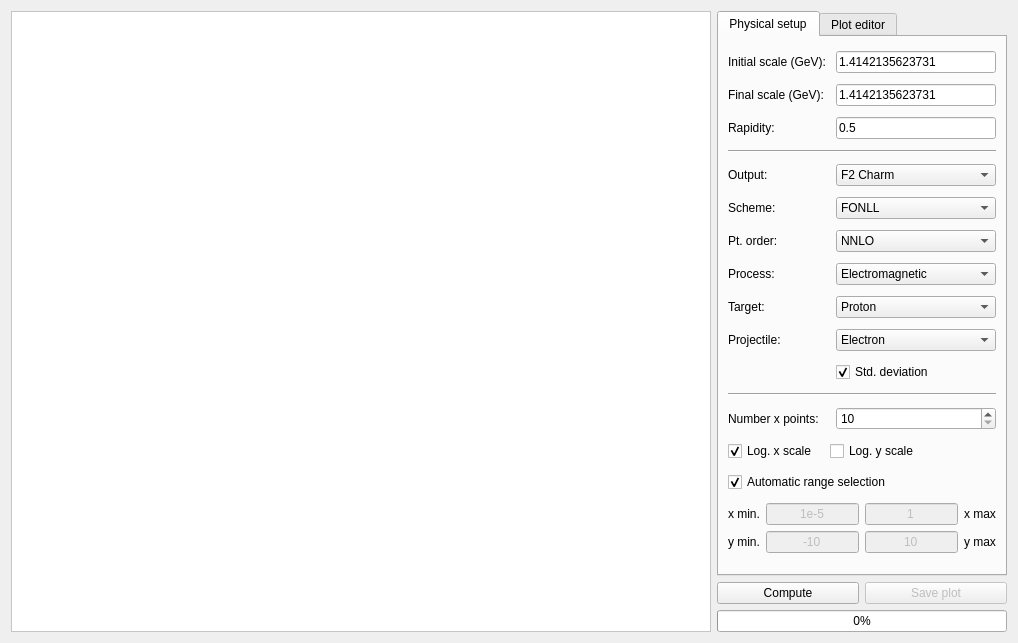
<?xml version="1.0" encoding="UTF-8"?>
<ui version="4.0">
 <class>PlotDIS</class>
 <widget class="QWidget" name="PlotDIS">
  <property name="geometry">
   <rect>
    <x>0</x>
    <y>0</y>
    <width>1018</width>
    <height>643</height>
   </rect>
  </property>
  <property name="windowTitle">
   <string>DIS observables</string>
  </property>
  <property name="windowIcon">
   <iconset resource="../resources/resource.qrc">
    <normaloff>:/icons/logo.png</normaloff>:/icons/logo.png</iconset>
  </property>
  <layout class="QGridLayout" name="gridLayout">
   <item row="0" column="0" rowspan="3">
    <widget class="QGraphicsView" name="graphicsView">
     <property name="minimumSize">
      <size>
       <width>700</width>
       <height>500</height>
      </size>
     </property>
     <property name="styleSheet">
      <string notr="true">background-image: url(:/images/splash.png);
background-repeat: no;
background-position: center;
background-color: rgb(255, 255, 255);</string>
     </property>
    </widget>
   </item>
   <item row="1" column="1">
    <widget class="QPushButton" name="playButton">
     <property name="styleSheet">
      <string notr="true"/>
     </property>
     <property name="text">
      <string>Compute</string>
     </property>
     <property name="icon">
      <iconset resource="../resources/resource.qrc">
       <normaloff>:/images/StepForwardNormalBlue.png</normaloff>:/images/StepForwardNormalBlue.png</iconset>
     </property>
     <property name="iconSize">
      <size>
       <width>32</width>
       <height>32</height>
      </size>
     </property>
    </widget>
   </item>
   <item row="1" column="2">
    <widget class="QPushButton" name="saveButton">
     <property name="enabled">
      <bool>false</bool>
     </property>
     <property name="styleSheet">
      <string notr="true"/>
     </property>
     <property name="text">
      <string>Save plot</string>
     </property>
     <property name="icon">
      <iconset resource="../resources/resource.qrc">
       <normaloff>:/images/save-32x32.png</normaloff>:/images/save-32x32.png</iconset>
     </property>
     <property name="iconSize">
      <size>
       <width>32</width>
       <height>32</height>
      </size>
     </property>
    </widget>
   </item>
   <item row="2" column="1" colspan="2">
    <widget class="QProgressBar" name="progressBar">
     <property name="value">
      <number>0</number>
     </property>
     <property name="textVisible">
      <bool>true</bool>
     </property>
     <property name="orientation">
      <enum>Qt::Horizontal</enum>
     </property>
     <property name="invertedAppearance">
      <bool>false</bool>
     </property>
    </widget>
   </item>
   <item row="0" column="1" colspan="2">
    <widget class="QTabWidget" name="tabWidget">
     <property name="currentIndex">
      <number>0</number>
     </property>
     <widget class="QWidget" name="tab">
      <attribute name="title">
       <string>Physical setup</string>
      </attribute>
      <layout class="QGridLayout" name="gridLayout_3">
       <item row="16" column="0" colspan="3">
        <layout class="QGridLayout" name="gridLayout_2">
         <item row="0" column="0">
          <widget class="QLabel" name="label_5">
           <property name="text">
            <string>x min.</string>
           </property>
          </widget>
         </item>
         <item row="0" column="1">
          <widget class="QLineEdit" name="xmin">
           <property name="enabled">
            <bool>false</bool>
           </property>
           <property name="text">
            <string>1e-5</string>
           </property>
           <property name="alignment">
            <set>Qt::AlignCenter</set>
           </property>
          </widget>
         </item>
         <item row="0" column="2">
          <widget class="QLineEdit" name="xmax">
           <property name="enabled">
            <bool>false</bool>
           </property>
           <property name="text">
            <string>1</string>
           </property>
           <property name="alignment">
            <set>Qt::AlignCenter</set>
           </property>
          </widget>
         </item>
         <item row="0" column="3">
          <widget class="QLabel" name="label_6">
           <property name="text">
            <string>x max</string>
           </property>
          </widget>
         </item>
         <item row="1" column="0">
          <widget class="QLabel" name="label_8">
           <property name="text">
            <string>y min.</string>
           </property>
          </widget>
         </item>
         <item row="1" column="1">
          <widget class="QLineEdit" name="ymin">
           <property name="enabled">
            <bool>false</bool>
           </property>
           <property name="text">
            <string>-10</string>
           </property>
           <property name="alignment">
            <set>Qt::AlignCenter</set>
           </property>
          </widget>
         </item>
         <item row="1" column="2">
          <widget class="QLineEdit" name="ymax">
           <property name="enabled">
            <bool>false</bool>
           </property>
           <property name="text">
            <string>10</string>
           </property>
           <property name="alignment">
            <set>Qt::AlignCenter</set>
           </property>
          </widget>
         </item>
         <item row="1" column="3">
          <widget class="QLabel" name="label_7">
           <property name="text">
            <string>y max</string>
           </property>
          </widget>
         </item>
        </layout>
       </item>
       <item row="5" column="0">
        <widget class="QLabel" name="label_4">
         <property name="text">
          <string>Scheme:</string>
         </property>
        </widget>
       </item>
       <item row="6" column="0">
        <widget class="QLabel" name="label_14">
         <property name="text">
          <string>Pt. order:</string>
         </property>
        </widget>
       </item>
       <item row="12" column="0" colspan="3">
        <widget class="Line" name="line_2">
         <property name="orientation">
          <enum>Qt::Horizontal</enum>
         </property>
        </widget>
       </item>
       <item row="0" column="0" colspan="2">
        <widget class="QLabel" name="label">
         <property name="text">
          <string>Initial scale (GeV):</string>
         </property>
        </widget>
       </item>
       <item row="7" column="2">
        <widget class="QComboBox" name="process">
         <property name="currentIndex">
          <number>0</number>
         </property>
         <item>
          <property name="text">
           <string>Electromagnetic</string>
          </property>
         </item>
         <item>
          <property name="text">
           <string>Neutral Current</string>
          </property>
         </item>
         <item>
          <property name="text">
           <string>Charged Current</string>
          </property>
         </item>
        </widget>
       </item>
       <item row="3" column="0" colspan="3">
        <widget class="Line" name="line">
         <property name="orientation">
          <enum>Qt::Horizontal</enum>
         </property>
        </widget>
       </item>
       <item row="5" column="2">
        <widget class="QComboBox" name="scheme">
         <property name="currentIndex">
          <number>0</number>
         </property>
         <item>
          <property name="text">
           <string>FONLL</string>
          </property>
         </item>
         <item>
          <property name="text">
           <string>FFNS</string>
          </property>
         </item>
         <item>
          <property name="text">
           <string>ZMVN</string>
          </property>
         </item>
         <item>
          <property name="text">
           <string>All</string>
          </property>
         </item>
        </widget>
       </item>
       <item row="0" column="2">
        <widget class="QLineEdit" name="Qi">
         <property name="text">
          <string>1.4142135623731</string>
         </property>
        </widget>
       </item>
       <item row="7" column="0">
        <widget class="QLabel" name="label_3">
         <property name="text">
          <string>Process:</string>
         </property>
        </widget>
       </item>
       <item row="1" column="2">
        <widget class="QLineEdit" name="Qf">
         <property name="text">
          <string>1.4142135623731</string>
         </property>
        </widget>
       </item>
       <item row="6" column="2">
        <widget class="QComboBox" name="ptord">
         <property name="currentIndex">
          <number>2</number>
         </property>
         <item>
          <property name="text">
           <string>LO</string>
          </property>
         </item>
         <item>
          <property name="text">
           <string>NLO</string>
          </property>
         </item>
         <item>
          <property name="text">
           <string>NNLO</string>
          </property>
         </item>
        </widget>
       </item>
       <item row="11" column="2">
        <widget class="QCheckBox" name="stddev">
         <property name="text">
          <string>Std. deviation</string>
         </property>
         <property name="checked">
          <bool>true</bool>
         </property>
        </widget>
       </item>
       <item row="9" column="0">
        <widget class="QLabel" name="label_15">
         <property name="text">
          <string>Projectile:</string>
         </property>
        </widget>
       </item>
       <item row="1" column="0">
        <widget class="QLabel" name="label_2">
         <property name="text">
          <string>Final scale (GeV):</string>
         </property>
        </widget>
       </item>
       <item row="9" column="2">
        <widget class="QComboBox" name="projectile">
         <item>
          <property name="text">
           <string>Electron</string>
          </property>
         </item>
         <item>
          <property name="text">
           <string>Positron</string>
          </property>
         </item>
        </widget>
       </item>
       <item row="8" column="2">
        <widget class="QComboBox" name="target">
         <item>
          <property name="text">
           <string>Proton</string>
          </property>
         </item>
         <item>
          <property name="text">
           <string>Neutron</string>
          </property>
         </item>
         <item>
          <property name="text">
           <string>Isoscalar</string>
          </property>
         </item>
        </widget>
       </item>
       <item row="8" column="0">
        <widget class="QLabel" name="label_13">
         <property name="text">
          <string>Target:</string>
         </property>
        </widget>
       </item>
       <item row="13" column="2">
        <widget class="QSpinBox" name="xpoints">
         <property name="minimum">
          <number>10</number>
         </property>
         <property name="maximum">
          <number>1000000000</number>
         </property>
         <property name="value">
          <number>10</number>
         </property>
        </widget>
       </item>
       <item row="15" column="0" colspan="3">
        <widget class="QCheckBox" name="automaticrange">
         <property name="layoutDirection">
          <enum>Qt::LeftToRight</enum>
         </property>
         <property name="text">
          <string>Automatic range selection</string>
         </property>
         <property name="checked">
          <bool>true</bool>
         </property>
        </widget>
       </item>
       <item row="14" column="1" colspan="2">
        <widget class="QCheckBox" name="logy">
         <property name="layoutDirection">
          <enum>Qt::LeftToRight</enum>
         </property>
         <property name="text">
          <string>Log. y scale</string>
         </property>
        </widget>
       </item>
       <item row="14" column="0">
        <widget class="QCheckBox" name="logx">
         <property name="layoutDirection">
          <enum>Qt::LeftToRight</enum>
         </property>
         <property name="text">
          <string>Log. x scale</string>
         </property>
         <property name="checked">
          <bool>true</bool>
         </property>
        </widget>
       </item>
       <item row="4" column="2">
        <widget class="QComboBox" name="output">
         <property name="currentIndex">
          <number>1</number>
         </property>
         <item>
          <property name="text">
           <string>F2 Light</string>
          </property>
         </item>
         <item>
          <property name="text">
           <string>F2 Charm</string>
          </property>
         </item>
         <item>
          <property name="text">
           <string>F2 Bottom</string>
          </property>
         </item>
         <item>
          <property name="text">
           <string>F2 Top</string>
          </property>
         </item>
         <item>
          <property name="text">
           <string>F2 Proton</string>
          </property>
         </item>
         <item>
          <property name="text">
           <string>FL Light</string>
          </property>
         </item>
         <item>
          <property name="text">
           <string>FL Charm</string>
          </property>
         </item>
         <item>
          <property name="text">
           <string>FL Bottom</string>
          </property>
         </item>
         <item>
          <property name="text">
           <string>FL Top</string>
          </property>
         </item>
         <item>
          <property name="text">
           <string>FL Proton</string>
          </property>
         </item>
         <item>
          <property name="text">
           <string>F3 Light</string>
          </property>
         </item>
         <item>
          <property name="text">
           <string>F3 Charm</string>
          </property>
         </item>
         <item>
          <property name="text">
           <string>F3 Bottom</string>
          </property>
         </item>
         <item>
          <property name="text">
           <string>F3 Top</string>
          </property>
         </item>
         <item>
          <property name="text">
           <string>F3 Proton</string>
          </property>
         </item>
         <item>
          <property name="text">
           <string>Sigma Light</string>
          </property>
         </item>
         <item>
          <property name="text">
           <string>Sigma Charm</string>
          </property>
         </item>
         <item>
          <property name="text">
           <string>Sigma Bottom</string>
          </property>
         </item>
         <item>
          <property name="text">
           <string>Sigma Top</string>
          </property>
         </item>
         <item>
          <property name="text">
           <string>Sigma Proton</string>
          </property>
         </item>
        </widget>
       </item>
       <item row="13" column="0" colspan="2">
        <widget class="QLabel" name="label_9">
         <property name="text">
          <string>Number x points:</string>
         </property>
        </widget>
       </item>
       <item row="4" column="0">
        <widget class="QLabel" name="label_16">
         <property name="text">
          <string>Output:</string>
         </property>
        </widget>
       </item>
       <item row="2" column="0">
        <widget class="QLabel" name="label_17">
         <property name="text">
          <string>Rapidity:</string>
         </property>
        </widget>
       </item>
       <item row="2" column="2">
        <widget class="QLineEdit" name="y">
         <property name="text">
          <string>0.5</string>
         </property>
        </widget>
       </item>
      </layout>
     </widget>
     <widget class="QWidget" name="tab_2">
      <attribute name="title">
       <string>Plot editor</string>
      </attribute>
      <layout class="QGridLayout" name="gridLayout_4">
       <item row="6" column="0" colspan="2">
        <widget class="Line" name="line_3">
         <property name="orientation">
          <enum>Qt::Horizontal</enum>
         </property>
        </widget>
       </item>
       <item row="7" column="1">
        <spacer name="verticalSpacer">
         <property name="orientation">
          <enum>Qt::Vertical</enum>
         </property>
         <property name="sizeHint" stdset="0">
          <size>
           <width>130</width>
           <height>282</height>
          </size>
         </property>
        </spacer>
       </item>
       <item row="4" column="0">
        <widget class="QLabel" name="label_12">
         <property name="text">
          <string>Y axis label:</string>
         </property>
        </widget>
       </item>
       <item row="5" column="0" colspan="2">
        <widget class="QLineEdit" name="ytitle"/>
       </item>
       <item row="1" column="0" colspan="2">
        <widget class="QLineEdit" name="title"/>
       </item>
       <item row="3" column="0" colspan="2">
        <widget class="QLineEdit" name="xtitle"/>
       </item>
       <item row="0" column="0">
        <widget class="QLabel" name="label_10">
         <property name="text">
          <string>Plot Title:</string>
         </property>
        </widget>
       </item>
       <item row="2" column="0">
        <widget class="QLabel" name="label_11">
         <property name="text">
          <string>X axis label:</string>
         </property>
        </widget>
       </item>
      </layout>
     </widget>
    </widget>
   </item>
  </layout>
 </widget>
 <resources>
  <include location="../resources/resource.qrc"/>
 </resources>
 <connections/>
</ui>
